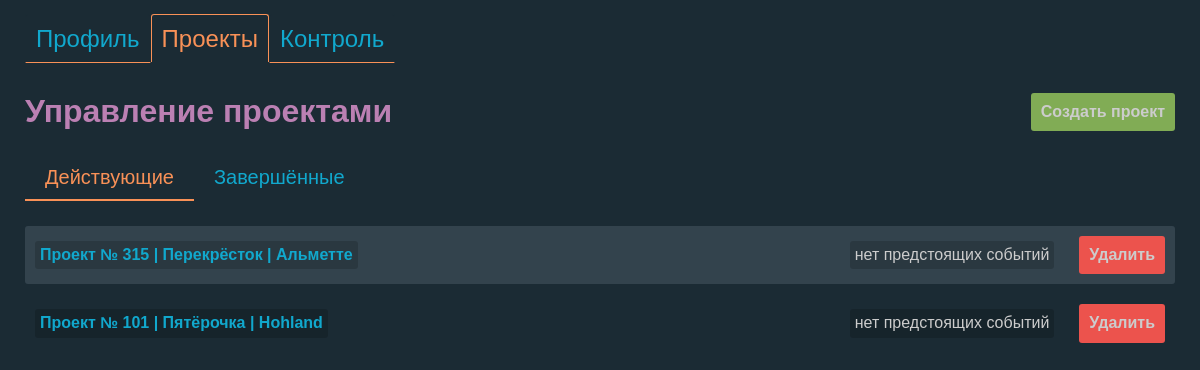
Before: / (signed in) with the older database file.
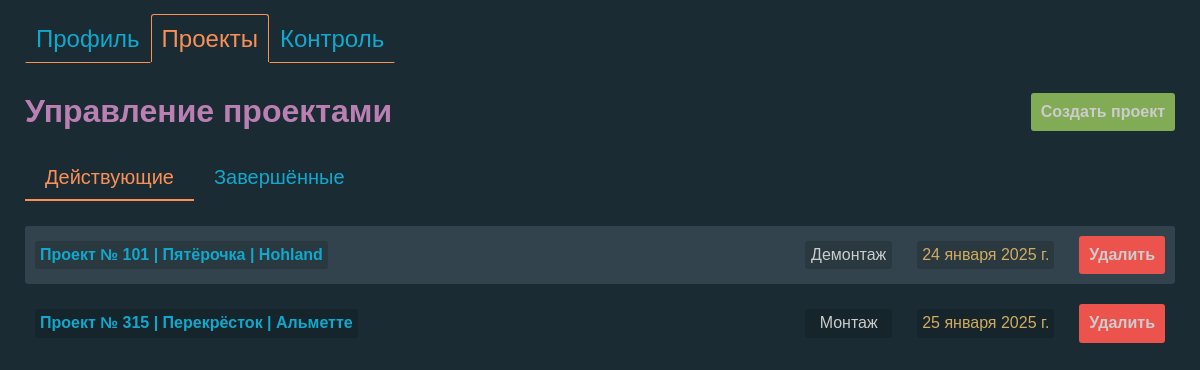
After: the same page with the newer database file.
### projects/models.py (models this page shows, shortened)
class Project(models.Model):
    user = models.ForeignKey(User, on_delete=models.CASCADE)  # Убрали null=True
    name = models.CharField(max_length=255)
    description = models.TextField(blank=True)
    excel_file = models.FileField(upload_to='excel/', null=True, blank=True)
    organization = models.CharField(max_length=255, blank=True, null=True)  # Новое поле
    product = models.CharField(max_length=255, blank=True, null=True)  # Новое поле

class Event(models.Model):
    EVENT_TYPES = (
        ('montage', 'Монтаж'),
        ('audit', 'Аудит'),
        ('dismantle', 'Демонтаж'),
    )
    STATUS_CHOICES = [
        ('created', 'Создано'),
        ('assigned', 'Назначено'),
        ('in_progress', 'В работе'),
        ('completed', 'Завершено'),
    ]
    project = models.ForeignKey(Project, related_name='events', on_delete=models.CASCADE)
    event_type = models.CharField(choices=EVENT_TYPES, max_length=20)
    status = models.CharField(max_length=11, choices=STATUS_CHOICES, default='created')
    description = models.TextField(blank=True)
    photo_count = models.IntegerField()
    event_date = models.DateField()
    duration_days = models.IntegerField()
    assigned_users = models.ManyToManyField(User, through='EventUser', blank=True, related_name='events_as_assignee')

### projects/views.py (the view)
# urls.py: path('', views.manage_projects, name='manage_projects'),
@login_required
def manage_projects(request):
    projects = Project.objects.filter(user=request.user)
    active_projects = []
    completed_projects = []
    for project in projects:
        next_event = project.events.filter(event_date__gte=django_timezone.now()).order_by('event_date').first()
        if all(event.status == 'completed' for event in project.events.all()):
            completed_projects.append((project, next_event))
        else:
            active_projects.append((project, next_event))
    def get_event_datetime(event):
        if event and isinstance(event.event_date, datetime):
            return event.event_date
        elif event:
            return datetime.combine(event.event_date, time.min, py_timezone.utc)
        return datetime.max.replace(tzinfo=py_timezone.utc)
    active_projects.sort(key=lambda x: get_event_datetime(x[1]))
    completed_projects.sort(key=lambda x: get_event_datetime(x[1]))
    return render(request, 'projects/manage_projects.html', {
        'active_projects': active_projects,
        'completed_projects': completed_projects
    })

### projects/templates/projects/manage_projects.html (shortened to what this page needs)
<!DOCTYPE html>
<html lang="ru_RU">
<head>
    {% load static %}
    <link rel="stylesheet" href="{% static 'css/normalize.css' %}">
    <link rel="stylesheet" href="{% static 'css/styles.css' %}">
    <link rel="stylesheet" href="{% static 'css/manage-projects.css' %}">
</head>
<body class="page">
    <nav class="nav">
        <ul class="nav__list">
            <li class="nav__item">
                <a class="nav__link nav__link--inactive" href="{% url 'profile' %}">Профиль</a>
            </li>
            <li class="nav__item">
                <a class="nav__link nav__link--active">Проекты</a>
            </li>
            <li class="nav__item">
                <a class="nav__link nav__link--inactive" href="{% url 'events_control' %}">Контроль</a>
            </li>
        </ul>
    </nav>
    <div class="container">
        <header class="projects__header">
            <h1 class="page__title">Управление проектами</h1>
            <a class="create-project__link btn" href="{% url 'create_project' %}">Создать проект</a>
        </header>
        <ul class="tabs tabs__list">
            <li class="tab tabs-item">
                <a class="tab-link active" id="active-tab" href="#active-projects">Действующие</a>
            </li>
            <li class="tab tabs-item">
                <a class="tab-link" id="completed-tab" href="#completed-projects">Завершённые</a>
            </li>
        </ul>
        <div class="tab-content">
            <div class="projects active" id="active-projects">
                <ul class="projects__list">
                    {% for project, next_event in active_projects %}
                    <li class="projects__item">
                        <a class="projects__link" href="{% url 'edit_project' project.id %}">{{ project.name }} |
                            {% if project.organization %}
                                {{ project.organization }} |
                            {% endif %}
                            {% if project.product %}
                                {{ project.product }}
                            {% endif %}
                        </a>
                        <div class="projects__next-event">
                            {% if next_event %}
                                <span
                                    class="projects__event-type"
                                    data-event-type="{{ next_event.get_event_type_display }}">
                                    {{ next_event.get_event_type_display }}
                                </span>
                                <span class="projects__event-date">
                                    {{ next_event.event_date }}
                                </span>
                            {% else %}
                                <span class="projects__no-event">нет предстоящих событий</span>
                            {% endif %}
                        </div>
                        <form class="projects__delete-form" method="POST" action="{% url 'delete_project' project.id %}">
                            <button type="submit" class="projects__delete-btn btn" onclick="return confirm('Удаление приведёт к потере всех данных проекта! Продолжить?');">Удалить</button>
                        </form>
                    </li>
                    {% empty %}
                    <li class="projects__item">Нет действующих проектов</li>
                    {% endfor %}
                </ul>
            </div>
        </div>
    </div>
</body>
</html>

Changed rows visible on the page:
changed through a linked row, Project "Проект № 101": event_type (not shown) → "Демонтаж"; event_date (not shown) → "24 января 2025 г."; no longer shows "нет предстоящих событий"; moves up the list
changed through a linked row, Project "Проект № 315": event_type (not shown) → "Монтаж"; event_date (not shown) → "25 января 2025 г."; no longer shows "нет предстоящих событий"
